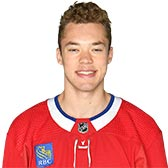
#> input picture pythonScripts/cropPlayerFace/test.jpeg, 168 x 168 px
$ jupyter execute cropplayerFace.ipynb
#> lines starting #> are read from the running program, lines starting #| are printed output that depends on the picture; after the words box and inside, x2 and y2 are one past the last pixel; in counts of white or black regions, pixels touching at a corner belong together
[cell 1]
import cv2

# Read the input image
img = cv2.imread('test.jpeg')
#> img is the input picture: shape (168, 168, 3); mean B, G, R 171, 173.5, 231.9

# Convert into grayscale
gray = cv2.cvtColor(img, cv2.COLOR_BGR2GRAY)
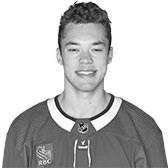
#> gray: shape (168, 168); min 2, max 255, mean 190.7

# Load the cascade
face_cascade = cv2.CascadeClassifier('test.xml')

# Detect faces
faces = face_cascade.detectMultiScale(gray, 1.1, 4)
#> faces = [[56, 27, 59, 59]]

# Draw rectangle around the faces and crop the faces
for (x, y, w, h) in faces:
    cv2.rectangle(img, (x, y), (x+w, y+h), (0, 0, 255), 2)
    faces = img[y:y + h, x:x + w]
    cv2.imshow("face",faces)
    cv2.imwrite('face.jpg', faces)
#> this loop made 1 pass
#> pass 1, `faces = img[y:y + h, x:x + w]`:
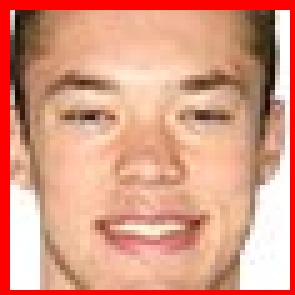
#> faces: shape (59, 59, 3) (shown 5 times larger); mean B, G, R 132, 154.5, 219.1
#> after the loop:
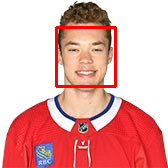
#> img: shape (168, 168, 3); 2.49% of pixels changed, all inside (x1, y1, x2, y2) = (55, 26, 117, 88)

# Display the output
cv2.imwrite('detcted.jpg', img)
cv2.imshow('img', img)
cv2.waitKey()
#> Out = 27
